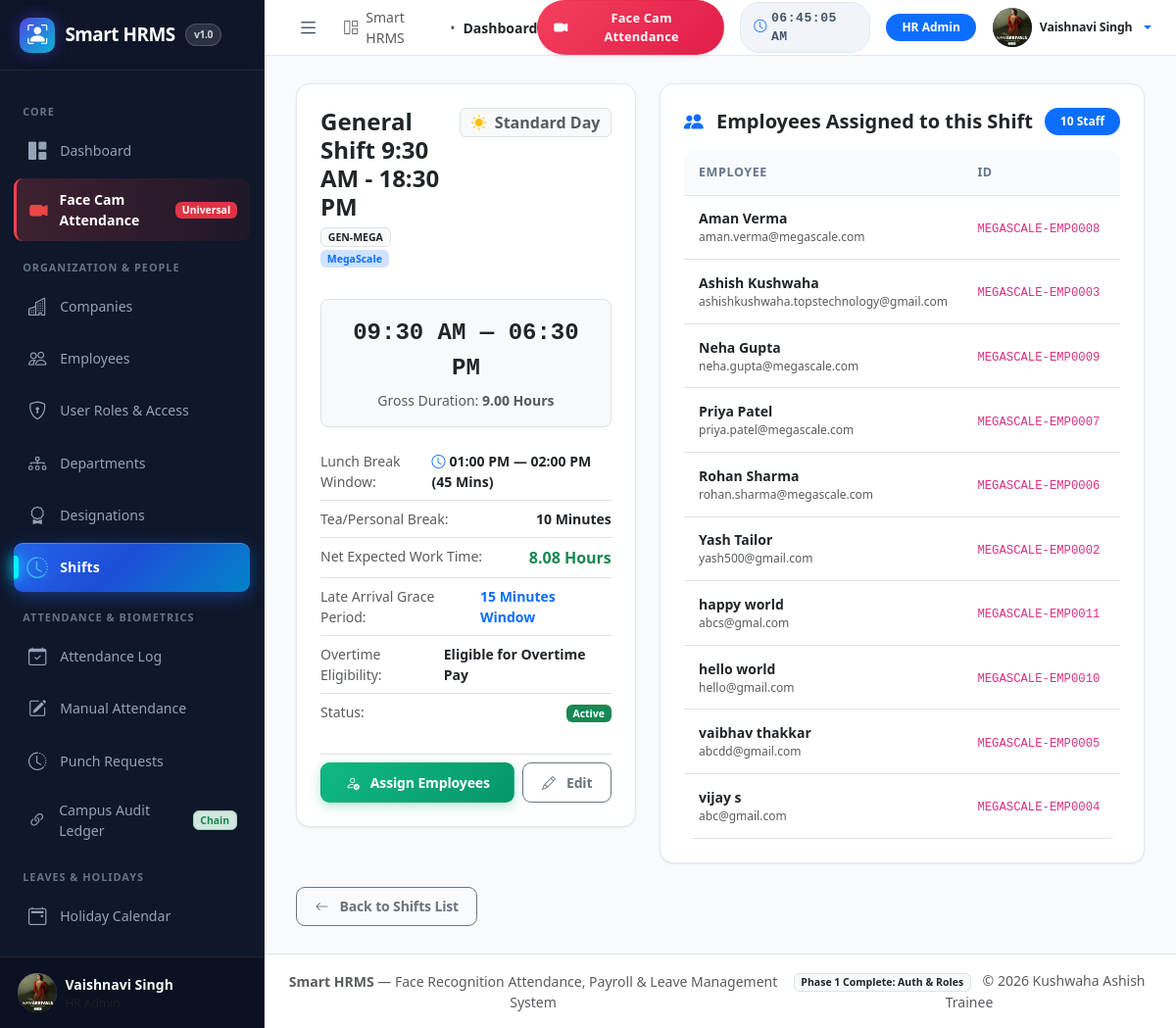
The page /shifts/9/ (signed in) on the database as committed earlier.
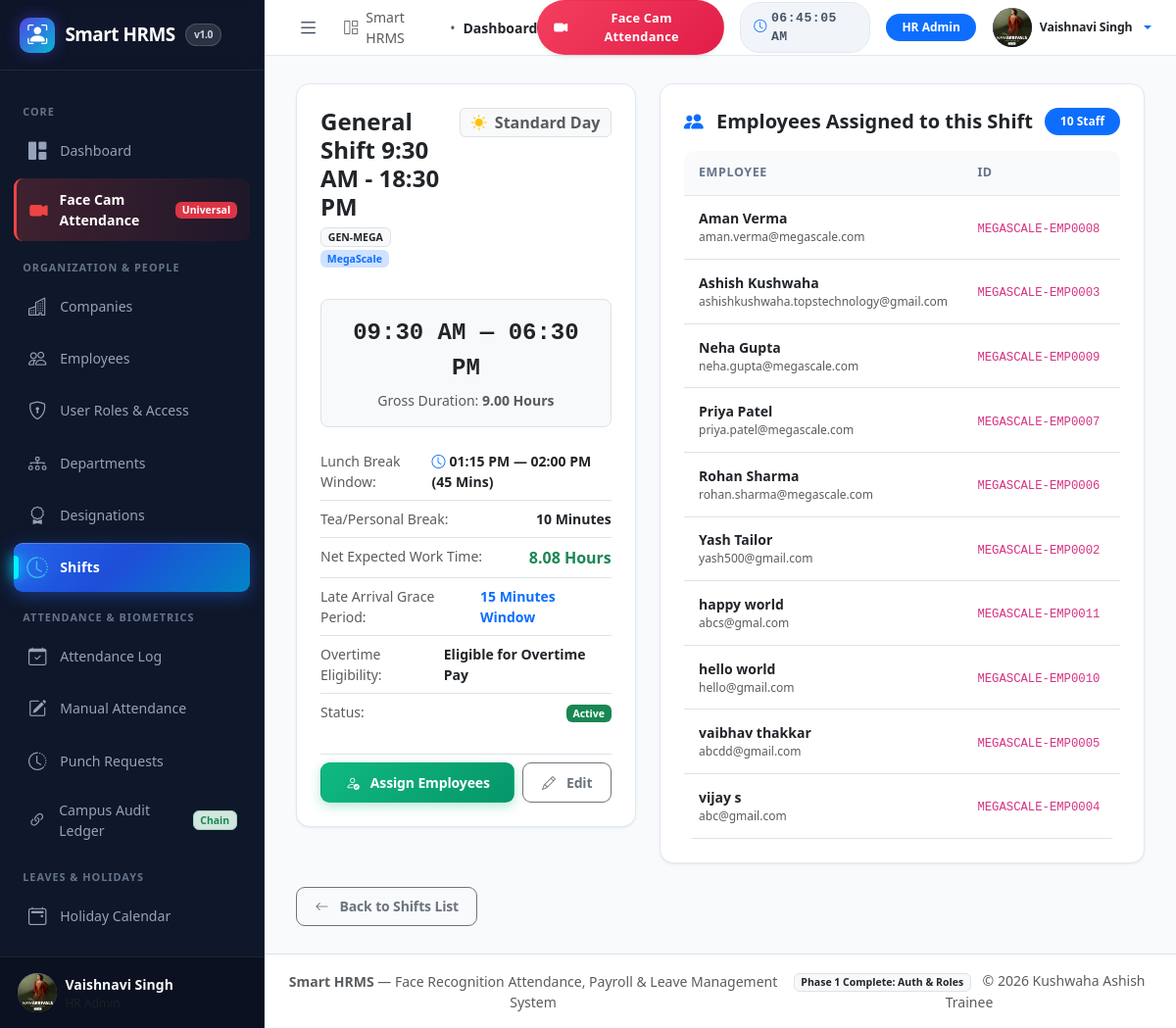
The same page on the database as committed later.
### shifts/models.py (models this page shows, shortened)
class Shift(models.Model):
    company = models.ForeignKey(
        'companies.Company',
        on_delete=models.CASCADE,
        related_name='shifts',
        help_text="Company this shift belongs to"
    )
    name = models.CharField(max_length=100, help_text="e.g. General Shift, Night Shift, 12-Hour Shift")
    shift_code = models.CharField(max_length=30, blank=True, help_text="e.g. GEN-0917, NGT-2206")
    start_time = models.TimeField(help_text="Shift start time (e.g. 09:00:00)")
    end_time = models.TimeField(help_text="Shift end time (e.g. 17:00:00)")
    lunch_duration_minutes = models.PositiveSmallIntegerField(
        default=60,
        help_text="Allocated lunch break in minutes (e.g. 60 or 45)"
    )
    lunch_start_time = models.TimeField(
        null=True,
        blank=True,
        default=time(13, 0),
        help_text="Default shift lunch break start time (e.g. 13:00:00 / 01:00 PM)"
    )
    lunch_end_time = models.TimeField(
        null=True,
        blank=True,
        default=time(14, 0),
        help_text="Default shift lunch break end time (e.g. 14:00:00 / 02:00 PM)"
    )
    break_duration_minutes = models.PositiveSmallIntegerField(
        default=15,
        help_text="Allocated tea/personal break in minutes"
    )
    total_expected_hours = models.DecimalField(
        max_digits=4,
        decimal_places=2,
        null=True,
        blank=True,
        default=None,
        help_text="Gross expected working duration in hours (e.g. 8.00, 12.00, 24.00)"
    )
    grace_period_minutes = models.PositiveSmallIntegerField(
        default=15,
        help_text="Grace window in minutes before check-in is flagged as Late Arrival"
    )
    overtime_eligibility = models.BooleanField(
        default=True,
        help_text="Whether hours worked beyond shift end time qualify for overtime"
    )
    is_overnight = models.BooleanField(
        default=False,
        help_text="Check if this shift spans across midnight into the next calendar day"
    )
    is_active = models.BooleanField(default=True, help_text="Active shifts can be assigned to staff")
    description = models.TextField(blank=True)
    created_at = models.DateTimeField(auto_now_add=True)
    updated_at = models.DateTimeField(auto_now=True)
    class Meta:
        verbose_name = 'Shift'
        verbose_name_plural = 'Shifts'
        ordering = ['company', 'start_time']
        constraints = [
            models.UniqueConstraint(fields=['company', 'name'], name='unique_shift_name_per_company')
        ]
    def calculate_net_working_hours(self):
        unpaid_minutes = self.lunch_duration_minutes + self.break_duration_minutes
        unpaid_hours = Decimal(str(unpaid_minutes)) / Decimal('60.0')
        net = self.total_expected_hours - unpaid_hours
        return max(Decimal('0.00'), net.quantize(Decimal('0.01')))
    def can_be_deleted(self):
        return self.employees.count() == 0

### companies/models.py (models this page shows, shortened)
class Company(models.Model):
    class WeeklyHolidayPolicy(models.TextChoices):
        SUNDAY_ONLY = 'sunday_only', 'Sunday Only (6-Day Working Week)'
        SATURDAY_SUNDAY = 'saturday_sunday', 'Saturday & Sunday (5-Day Working Week)'
        ALTERNATE_SATURDAY = 'alternate_saturday', 'Sunday & Alternate (2nd & 4th) Saturday'
    class SalaryCalculationPolicy(models.TextChoices):
        ACTUAL_WORKING_DAYS = 'actual_working_days', 'Monthly Salary / Actual Working Days in Month'
        FIXED_26_DAYS = 'fixed_26_days', 'Fixed 26 Days (Calculated by Total Working Hours)'
        FIXED_30_DAYS = 'fixed_30_days', 'Fixed 30 Days (Attendance Marks + In-Between Sundays)'
        WORKING_HOURS = 'working_hours', 'Hourly Salary Calculation (Daily / Configured Hours)'
    name = models.CharField(max_length=200, unique=True, help_text="Full registered company name")
    code = models.CharField(max_length=20, unique=True, help_text="Short unique company code (e.g. TECHCORP, ACME)")
    address = models.TextField(blank=True, help_text="Physical registered office address")
    phone = models.CharField(max_length=25, blank=True, help_text="Corporate contact phone number")
    email = models.EmailField(blank=True, help_text="Official correspondence email")
    logo = models.ImageField(upload_to='company_logos/', blank=True, null=True, help_text="Company branding logo")
    working_days_per_week = models.PositiveSmallIntegerField(default=5, help_text="Standard working days per week (5 or 6)")
    weekly_holiday_policy = models.CharField(
        max_length=30,
        choices=WeeklyHolidayPolicy.choices,
        default=WeeklyHolidayPolicy.SATURDAY_SUNDAY,
        help_text="Weekly off policy for working day computation"
    )
    default_working_hours = models.DecimalField(
        max_digits=4,
        decimal_places=2,
        default=8.00,
        help_text="Default expected working hours per day"
    )
    monthly_paid_leave_allowance = models.DecimalField(
        max_digits=4,
        decimal_places=2,
        default=1.00,
        help_text="Paid leaves granted per month (e.g. 1.0 or 1.5)"
    )
    allow_leave_carry_forward = models.BooleanField(
        default=True,
        help_text="Whether unutilized leaves carry forward to next month/year"
    )
    max_carry_forward_days = models.PositiveSmallIntegerField(
        default=15,
        help_text="Maximum unused paid leaves that can be accumulated"
    )
    salary_calculation_policy = models.CharField(
        max_length=30,
        choices=SalaryCalculationPolicy.choices,
        default=SalaryCalculationPolicy.ACTUAL_WORKING_DAYS,
        help_text="Method used by payroll engine to calculate per-day rate"
    )
    timezone = models.CharField(max_length=50, default='Asia/Kolkata', help_text="Timezone for attendance logs")
    is_active = models.BooleanField(default=True, help_text="Inactive companies cannot record attendance or payroll")
    created_at = models.DateTimeField(auto_now_add=True)
    updated_at = models.DateTimeField(auto_now=True)
    class Meta:
        verbose_name = 'Company'
        verbose_name_plural = 'Companies'
        ordering = ['name']

### shifts/views.py (the view)
# urls.py: path('<int:pk>/', views.shift_detail, name='detail'),
@role_required(allowed_roles=['super_admin', 'hr_admin', 'manager', 'employee'])
def shift_detail(request, pk):
    shift = Shift.objects.select_related('company').filter(pk=pk).first()
    if not shift:
        messages.error(request, "Shift record does not exist or has already been removed.")
        return redirect('shifts:list')
    if not request.user.is_superuser:
        if hasattr(request.user, 'employee_profile') and request.user.employee_profile:
            if request.user.employee_profile.company_id != shift.company_id:
                messages.error(request, "Access denied. Shift belongs to another company.")
                return redirect('shifts:list')
        else:
            messages.error(request, "Access denied. No employee profile found.")
            return redirect('shifts:list')
    assigned_employees = shift.employees.select_related('department', 'designation').order_by('first_name')
    return render(request, 'shifts/shift_detail.html', {
        'shift': shift,
        'assigned_employees': assigned_employees,
        'net_working_hours': shift.calculate_net_working_hours(),
    })

### accounts/models.py (called while the page is built)
    @property
    def is_super_admin(self):
        return self.is_superuser or self.role == self.Role.SUPER_ADMIN

    @property
    def is_hr_admin(self):
        return self.is_super_admin or self.role == self.Role.HR_ADMIN

    @property
    def is_manager_user(self):
        return self.role == self.Role.MANAGER

    def get_display_name(self):
        full_name = self.get_full_name()
        return full_name if full_name else self.username

    def get_role_badge_class(self):
        mapping = {
            self.Role.SUPER_ADMIN: 'bg-danger',
            self.Role.HR_ADMIN: 'bg-primary',
            self.Role.MANAGER: 'bg-info text-dark',
            self.Role.EMPLOYEE: 'bg-success',
        }
        return mapping.get(self.role, 'bg-secondary')

### employees/models.py (called while the page is built)
    def get_full_name(self):
        return f"{self.first_name} {self.last_name}".strip()

### templates/shifts/shift_detail.html (shortened to what the changed rows need)
{% extends 'base.html' %}
{% block content %}
<div class="row g-4">
    <div class="col-lg-5">
        <div class="card card-stat p-4 mb-4">
            <div class="d-flex justify-content-between align-items-start mb-3">
                <div>
                    <h4 class="fw-bold mb-1 text-dark">{{ shift.name }}</h4>
                    <div class="text-muted small">
                        <span class="badge bg-light text-dark border">{{ shift.shift_code|default:"SHIFT" }}</span>
                        <span class="badge bg-primary-subtle text-primary">{{ shift.company.name }}</span>
                    </div>
                </div>
            </div>
            <div class="p-3 bg-light rounded-3 text-center border my-3">
                <div class="fs-4 fw-bold font-monospace text-dark">
                    {{ shift.start_time|time:"h:i A" }} &mdash; {{ shift.end_time|time:"h:i A" }}
                </div>
                <div class="text-muted small mt-1">
                    Gross Duration: <strong>{{ shift.total_expected_hours }} Hours</strong>
                </div>
            </div>
            <div class="small text-muted">
                <div class="d-flex justify-content-between py-2 border-bottom">
                    <span>Lunch Break Window:</span>
                    <strong class="text-dark">
                        {% if shift.lunch_start_time and shift.lunch_end_time %}
                            <i class="bi bi-clock me-1 text-primary"></i>{{ shift.lunch_start_time|time:"h:i A" }} &mdash; {{ shift.lunch_end_time|time:"h:i A" }} ({{ shift.lunch_duration_minutes }} Mins)
                        {% else %}
                            {{ shift.lunch_duration_minutes }} Minutes
                        {% endif %}
                    </strong>
                </div>
                <div class="d-flex justify-content-between py-2 border-bottom">
                    <span>Tea/Personal Break:</span>
                    <strong class="text-dark">{{ shift.break_duration_minutes }} Minutes</strong>
                </div>
                <div class="d-flex justify-content-between py-2 border-bottom">
                    <span>Late Arrival Grace Period:</span>
                    <strong class="text-primary">{{ shift.grace_period_minutes }} Minutes Window</strong>
                </div>
            </div>
        </div>
    </div>
    <div class="col-lg-7">
        <div class="card card-stat p-4">
            <div class="table-responsive">
                <table class="table table-hover align-middle mb-0 small">
                    <thead class="table-light text-muted text-uppercase">
                        <tr>
                            <th>Employee</th>
                            <th>ID</th>
                            <th>Department</th>
                        </tr>
                    </thead>
                </table>
            </div>
        </div>
    </div>
</div>
{% endblock %}

Rows that differ between the two databases and show on the page:
changed Shift "General Shift 9:30 AM - 18:30 PM": lunch_start_time "01:00 PM" → "01:15 PM"
